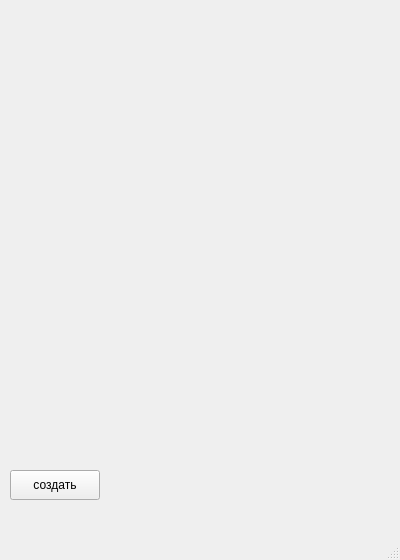
<?xml version="1.0" encoding="UTF-8"?>
<ui version="4.0">
 <class>MainWindow</class>
 <widget class="QMainWindow" name="MainWindow">
  <property name="geometry">
   <rect>
    <x>0</x>
    <y>0</y>
    <width>400</width>
    <height>560</height>
   </rect>
  </property>
  <property name="windowTitle">
   <string>MainWindow</string>
  </property>
  <widget class="QWidget" name="centralwidget">
   <widget class="QPushButton" name="pushButton">
    <property name="geometry">
     <rect>
      <x>10</x>
      <y>470</y>
      <width>90</width>
      <height>30</height>
     </rect>
    </property>
    <property name="text">
     <string>создать</string>
    </property>
   </widget>
  </widget>
  <widget class="QMenuBar" name="menubar">
   <property name="geometry">
    <rect>
     <x>0</x>
     <y>0</y>
     <width>400</width>
     <height>25</height>
    </rect>
   </property>
  </widget>
  <widget class="QStatusBar" name="statusbar"/>
 </widget>
 <resources/>
 <connections/>
</ui>
